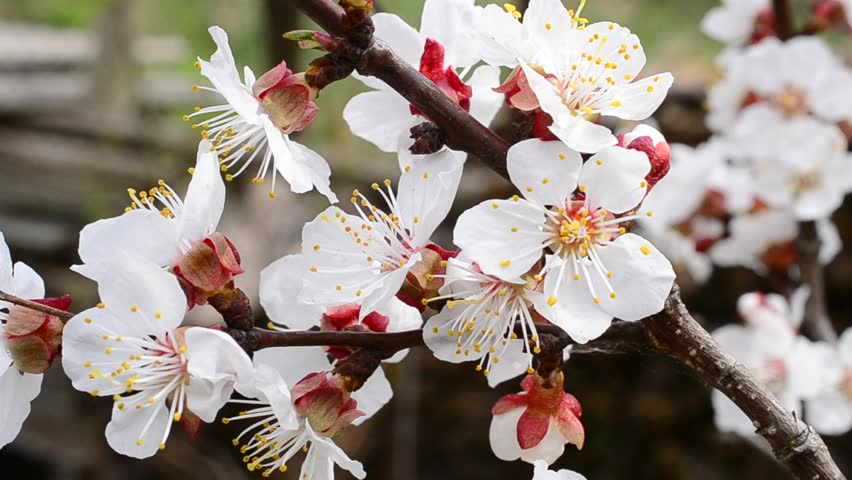
#> input picture train/apricot_tree/1 (1).jpg, 852 x 480 px; its folder holds only this picture in this run; the run also reads 1 picture not shown here
$ jupyter execute --allow-errors recognizer.ipynb   (shell and % lines are left out)   (Python 2 division)
#> lines starting #> are read from the running program, lines starting #| are printed output that depends on the picture
<h1>Lab 6 - Image Recognition</h1>
<strong>By Ryan West, 2018-04-11</strong>

This project probably took me around 30-40 hours to complete. The writeup part took me around 4-5 hours to do since I wrote my own code for PR curves and MAP. Although the hardest part was writing all the code to build the recognition engine, the part that took the majority of the time was refining the input variables to get good results from the recognizer. Tweaking the parameters I was able to achieve over 50% accuracy at times when discriminating between 20 categories.

<h4>Notes:</h4>
<ul>
    <li> My program assumes that images of category "CATEGORY" are in the folder "./train/CATEGORY", where '.' is the directory containing this jupyter notebook.</li>
    <li> As you scan through this jupyter notebook, you will notice that I have written comments above different cells explaining what you can do with them and when to run them.</li>
</ul>

For my recognition, I used the Caltech dataset using the following classes:
<ul>
    <li>metronome</li>
    <li>menorah</li>
    <li>sunflower</li>
    <li>strawberry</li>
    <li>snoopy</li>
    <li>brain</li>
    <li>buddha</li>
    <li>soccer_ball</li>
    <li>grand_piano</li>
    <li>revolver</li>
    <li>yin_yang</li>
    <li>stop_sign</li>
    <li>pyramid</li>
    <li>nautilus</li>
    <li>scissors</li>
    <li>schooner</li>
    <li>ceiling_fan</li>
    <li>laptop</li>
    <li>inline_skate</li>
    <li>dollar_bill</li>
</ul>

<h2>Description of Feature/Image Representation</h2>
<p>In order to feed images into my SVMs for training and recognition, I have to represent them in a different form. I'll describe my process of deriving this representation for each image. First, I use opencv to find SIFT descriptors in every image. I take a sample of all these SIFT descriptors and perform K-Means on them in 128-dimensional space. The descriptors are then partitioned into 125 regions which become our vocabulary to represent images. </p>
<p> Next, for each image I find all of its SIFT descriptors. I use a nearest-neighbor algorithm with our previously generated vocabulary to find which word each SIFT descriptor is closest to. After accumulating a list of words for each image, I form a histogram of the counts of each word in the image. This histogram of words is the image representation that I feed into my SVMs </p>
<h4>What size vocabulary produces the best classification accuracy?</h4>
<p> I ran trials with varying vocabulary sizes to determine the most effective size. The most effective vocabulary size was the size that consistently produced the highest % accuracy using the code in "Extensive Testing". Below I include a graph showing the accuracy for different vocabulary sizes.</p>
<p><strong>The optimal vocabulary size is 125</strong></p>
<ul>
    <li>v: 50,  37.5%</li>
    <li>v: 50,  40.0%</li>
    <li>v: 50,  40.8%</li>
    <li>v: 75,  53.3%</li>
    <li>v: 75,  50.0%</li>
    <li>v: 75,  46.7%</li>
    <li>v: 100, 51.7%</li>
    <li>v: 100, 46.7%</li>
    <li>v: 100, 54.2%</li>
    <li>v: 125, 55.0%</li>
    <li>v: 125, 53.3%</li>
    <li>v: 125, 50.8%</li>
    <li>v: 150, 47.5%</li>
    <li>v: 150, 45.0%</li>
    <li>v: 150, 43.3%</li>
    <li>v: 150, 50.0%</li>
    <li>v: 175, 32.5%</li>
    <li>v: 175, 30.8%</li>
    <li>v: 175, 32.0%</li>
    <li>v: 200, 27.8%</li>
    <li>v: 200, 19.2%</li>
    <li>v: 200, 27.2%</li>
    <li>v: 200, 29.2%</li>
    <li>v: 200, 44.2%</li>
</ul>

[cell 1]
import matplotlib.pyplot as plt
import matplotlib

vocab_size_results = [
    (50, .375),
    (50, .400),
    (50, .408),
    (75, .533),
    (75, .500),
    (75, .467),
    (100, .517),
    (100, .475),
    (100, .542),
    (125, .550),
    (125, .533),
    (125, .508),
    (150, .475),
    (150, .450),
    (150, .500),
    (150, .433),
    (175, .325),
    (175, .308),
    (175, .320),
    (200, .278),
    (200, .192),
    (200, .272),
    (200, .292),
    (200, .442)
    ]
x, y = zip(*vocab_size_results)
plt.plot(x,y, 'ro')
plt.show()
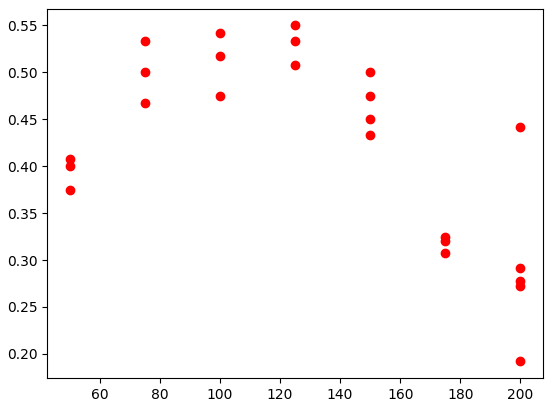
#> figure drawn by matplotlib, 1 panel

<h2>Classification Approach</h2>
<p> In order to classify test images into different categories, I used the sklearn.svm Support Vector Machine. I created an instance of an SVM for each category I would recognize. Each SVM would be trained on the vocabulary histograms for the set of images that belong to the category and histograms for a set of all the other images that do not belong to the category.</p>
<p>When trying to recognize which category a test image belongs to, I run each SVM on the image's histogram. The category for which its SVM returns the highest confidence that it belongs is returned as the category to which the image belongs.</p>

<h2>Beginning of code</h2>
<p>In order to see the output from my code, it is sufficient to simply run all the cells in the jupyter notebook. The first 4 code cells only need to be run once. They declare my classes and methods and then the last of the 4 cells initializes and trains my Recognizer. The cells following these 4 are for testing, you can rerun them to quickly test other images or to perform a batch test which runs with a bunch of test images from every category.</p>

[cell 2]
import cv2
import numpy as np
import os
import glob
import time
from scipy import spatial
from sklearn import svm
from sklearn.cluster import KMeans
from collections import Counter

np.set_printoptions(suppress=True)
matplotlib.rcParams['figure.figsize'] = (4,4)

def plot2d(image, title="", max=None, min=0, cmap="gray"):
    plt.title(title)
    if max == None:
        plt.imshow(image, cmap=cmap, interpolation="none")
    else:
        plt.imshow(image, cmap=cmap, interpolation="none", vmin = min, vmax = max)
    plt.show()

[cell 3]
class Recognizer:
    def __init__(self, categories_images, samples_per_image_count, vocab_size, max_images_per_category=25,  verbose=False):
        self.SIFT_DIM = 128
        self.sift = cv2.xfeatures2d.SIFT_create()
        self.samples_per_image_count = samples_per_image_count
        self.vocab_size = vocab_size
        self.max_images_per_category = max_images_per_category
        self.verbose = verbose

        categories_image = self.__limit_images_in_category(categories_images)

        vocab_images = []
        for catgry_img in categories_images:
            vocab_images.extend(catgry_img[1])

        self.vocab = self.__build_vocab(vocab_images)
        self.__alert("building vocab KD Tree...")
# I build a KDTree with the vocabulary words here
# in order to quickly find which vocabulary word is closest for a feature
        self.vocab_kd_tree = spatial.KDTree(self.vocab)

        start_time = time.time()
        self.categories_bags = self.__get_categories_bags(categories_images)
        elapsed = time.time() - start_time
        self.__alert("creating bags for all training images took " + str(elapsed) + " seconds")

        self.train(self.categories_bags)

    def __limit_images_in_category(self, categories_images):
        cat_imgs = []
        for i in range(len(categories_images)):
            if len(categories_images[i][1]) > self.max_images_per_category:
                new_cat_imgs = (categories_images[i][0], categories_images[i][1][:self.max_images_per_category])
                cat_imgs.append(new_cat_imgs)

        return cat_imgs


    def __sample_descriptors(self, descriptor_list):
        M = self.samples_per_image_count * len(descriptor_list)
        descriptors_matrix = np.zeros((M, self.SIFT_DIM))

        # Enumerate all images
        for i, img_descs in enumerate(descriptor_list):
            # Select a sample of descriptors from an image
            selections = np.random.permutation(len(img_descs))[0:self.samples_per_image_count]
            img_samples = ([img_descs[x] for x in selections])
            # Add the samples to the descriptors matrix
            for j, sample in enumerate(img_samples):
                descriptors_matrix[i * self.samples_per_image_count + j,:] = sample[:]
        return descriptors_matrix

    def __build_vocab(self, images):
        self.__alert("building vocab...")
        descriptor_list = self.__find_features(images)
        self.__alert("sampling descriptors...")
        descriptors_matrix  = self.__sample_descriptors(descriptor_list)

# Here I am clustering with KMeans to form a vocabulary using
# a sample of the SIFT descriptors from each training image
        self.__alert("clustering with K Means.\nThis may take a while...")
        start_time = time.time()
        k_means = KMeans(n_clusters=self.vocab_size)
        k_means.fit(descriptors_matrix)
        vocab  = k_means.cluster_centers_

        elapsed = time.time() - start_time
        self.__alert("K means took " + str(elapsed) + " seconds")
        return vocab

    def __find_words_in_vocab(self, descriptors):
        words_list = []

        descriptor_sample_size = min(self.samples_per_image_count * 3, len(descriptors))
        for descriptor in descriptors[:descriptor_sample_size]:

            word = self.vocab[self.vocab_kd_tree.query(descriptor,1)[1]]
            words_list.append(word)
        return words_list

    def __find_features(self, images):
        descs = []
        self.__alert("finding features...")
        for image in images:
            _, descriptors = self.sift.detectAndCompute(image, None)
            descs.append(descriptors)

        return descs

    def __get_categories_bags(self, categories_images):
        self.__alert("finding bags of words for all training images...")
        categories_bags = []
        for category, images in categories_images:
            bags_of_words = []
            self.__alert("finding bags for " + category)
            for image in images:
                bag_of_words = self.__build_bag_of_words(image)
                bags_of_words.append(bag_of_words)
            categories_bags.append( (category, bags_of_words) )
        return categories_bags


    def __build_training_matrices(self, positive_bags, negative_bags):
        M = len(positive_bags) + len(negative_bags)
        train_matrix = np.zeros((M, self.vocab_size))
        label_matrix = np.zeros((M))

        for i, positive_bag in enumerate(positive_bags):
            train_matrix[i,:] = positive_bag
            label_matrix[i] = 1

        for i, negative_bag in enumerate(negative_bags):
            train_matrix[i + len(positive_bags),:] = negative_bag
            label_matrix[i + len(positive_bags)] = -1

        return train_matrix, label_matrix

    def __build_negative_bags(self, categories_bags, category):
        negative_categories = filter(lambda cat_bag: cat_bag[0] != category, categories_bags)
        negative_bags = []
        for neg_cat in negative_categories:
            negative_bags.extend(neg_cat[1])
        return negative_bags


    def train(self, categories_bags):
        self.__alert("training...")
        self.svms = []
        for category, positive_bags in categories_bags:
            self.__alert("building positive bags for " + category)
            positive_bags2 = []
            for positive_bag in positive_bags:
                positive_bags2.append( positive_bag)
            positive_bags = positive_bags2

            self.__alert("building negative bags for " + category)
            negative_bags = self.__build_negative_bags(categories_bags, category)
            self.__alert("building training matrices for " + category)
            train_matrix, label_matrix = self.__build_training_matrices(positive_bags, negative_bags)

# Here I train my SVM for classification of each category.
# Each SVM is trained on data within the category and
# data outside the category
            self.__alert("training " + category + " svm...")
            svm_model = svm.SVC(probability=True)
            svm_model.fit(train_matrix, label_matrix)
            self.svms.append( (category, svm_model) )
        self.__alert("training completed!")

    def __alert(self, msg):
        if self.verbose:
            print msg

# This method performs vector quantization. I am finding SIFT
# descriptors in the image and then finding which words those
# descriptors come from. Then I count each of the words and
# build a histogram from them.
    def __build_bag_of_words(self, image):
        kp, desc = self.sift.detectAndCompute(image, None)
        words = self.__find_words_in_vocab(desc)
        word_tuples = map(lambda w: tuple(w), words)
        word_counts = dict(Counter(word_tuples))
        counts = map(lambda wc: word_counts[wc], word_counts)
        for word in map(lambda w: tuple(w), self.vocab):
            if word not in word_counts:
                word_counts[word] = 0
        total = float(sum(word_counts.values()))
        proportional_word_counts = map(lambda wc: ( wc, word_counts[wc] / total), word_counts)
        bag = sorted(proportional_word_counts, key=lambda pwc: pwc[0])
        bag = map(lambda b: b[1], bag)
        return bag

    def recognize(self, image, output_stats=False):
        self.__alert("recognizing image...")
        bag_of_words = self.__build_bag_of_words(image)
        input = [bag_of_words]
        best_category = None
        best_proximity = 0
        stats = []
        for category, svm_model in self.svms:
            # This code right here uses my SVM to determine which
            # category the input image belongs to.
            # I test the probability of belonging to each category
            # given by each SVM and then return the category for the
            # SVM which gives the highest probability.
            svm_probability = svm_model.predict_proba(input)[0][1]
            if svm_probability > best_proximity:
                best_proximity = svm_probability
                best_category = category
            stats.append( (category, svm_probability) )

        if output_stats:
            return best_category, stats
        else:
            return best_category

<h2>Support Methods</h2>
<p>This cell includes methods that are not part of the image recognition engine but are methods that facilitate loading images/categories and running tests on the images.</p>

[cell 4]
def load_images(path):
    image_paths = glob.glob(path)
    images = []
    for image_path in image_paths:
        images.append(cv2.imread(image_path))
#         images.append(cv2.imread(image_path, cv2.IMREAD_GRAYSCALE ))
    return images

def load_categories(category_names):
    categories = []
    for name in category_names:
        imgs = load_images("./train/" + name + "/*")
        if len(imgs) == 0:
            raise Exception("bad category name: " + name)
            sys.exit(0)
        categories.append( (name, imgs ) )
    return categories

class bcolors:
    HEADER = '\033[95m'
    OKBLUE = '\033[94m'
    OKGREEN = '\033[92m'
    WARNING = '\033[93m'
    FAIL = '\033[91m'
    ENDC = '\033[0m'
    BOLD = '\033[1m'
    UNDERLINE = '\033[4m'

# This method runs a test using our recognizer to determine
# whether an image belongs to the correct_category.
# Probabilities for each category are displayed
def test_image(image, correct_category):
    is_correct = False
    output_img = np.copy(image)
    recognized_category, stats = recognizer.recognize(output_img, output_stats=True)

    color = (0,0,255)
    if recognized_category == correct_category:
        is_correct = True
        color = (0, 255, 0)

    confidence = max(map(lambda s: s[1], stats))
    confidence = '{:.1%}'.format(confidence)

    cv2.putText(output_img, recognized_category, (5,30), cv2.FONT_HERSHEY_PLAIN, 1.5, color, 3)
    cv2.putText(output_img, str(confidence), (5,60), cv2.FONT_HERSHEY_PLAIN, 1.5, color, 3)
    output_img = cv2.cvtColor(output_img, cv2.COLOR_BGR2RGB)
    plot2d(output_img, confidence)

    for stat in stats:
        color = bcolors.ENDC
        if stat[0] == recognized_category:
            if recognized_category == correct_category:
                color = bcolors.OKGREEN
            else:
                color = bcolors.FAIL
        print color,'{:<15}{:>6.1%}'.format(stat[0], stat[1])
    return is_correct, output_img

# Runs test_image for a bunch of sample data from all of the
# categories that are specified.
def test_recognition(categories, test_samples_per_category):
    correct_matches = 0
    total_tests = len(categories) * test_samples_per_category
    results_imgs = []
    for category, imgs in categories:
        print bcolors.BOLD, '{:-^40}'.format("Category " + category), bcolors.ENDC
        for i in range(test_samples_per_category):
            is_correct, output_img = test_image(imgs[len(imgs) - i - 1], category)
            results_imgs.append(output_img)
            if is_correct:
                correct_matches += 1

    print "\n\n\n\n"
    print "accuracy: ", correct_matches, " of ", total_tests
    percent_accuracy = correct_matches / float(total_tests)
    print '{:.1%}'.format(percent_accuracy)
    return results_imgs

<h2>Initializing and Training the Recognizer</h2>
<p>Run the cell below to initialize the Image recognizer. Once it is trained, you can run another cell to test recognition on different inputs. Remember, running the Recognizer initialization/training will take a very long time!</p>

<p>My program assumes that images of category "CATEGORY" are in the folder "./train/CATEGORY", where train is in the same directory as this jupyter notebook.</p>

[cell 5]
category_names = [
    "apricot_tree", "popcorn", "revolver"]
#          "metronome",   "menorah",      "sunflower",    "strawberry",   "snoopy",
#          "brain",       "buddha",       "soccer_ball",  "grand_piano",  "revolver",
#          "yin_yang",    "stop_sign",    "pyramid",      "nautilus",     "scissors",
#          "schooner",    "ceiling_fan",   "laptop",       "inline_skate", "dollar_bill"]

print "loading image files..."
categories = load_categories(category_names)
#> in load_categories, `imgs = load_images("./train/" + name + "/*")`: imgs = 1 item
#> categories = 3 items

recognizer = Recognizer(
        categories_images=categories,
        samples_per_image_count=80,
        vocab_size=125, max_images_per_category=15,
        verbose=True)
#> the loop in __limit_images_in_category, `for i in range(len(categories_images)):` made 3 passes
#> after the loop in __limit_images_in_category, `for i in range(len(categories_images)):`: cat_imgs = []
#> the loop in __init__, `for catgry_img in categories_images:` made 3 passes
#> after the loop in __init__, `for catgry_img in categories_images:`: vocab_images = 3 items
#> the loop in __find_features, `for image in images:` made 3 passes
#> in __sample_descriptors, `M = self.samples_per_image_count * len(descriptor_list)`: M = 240
#> the loop in __sample_descriptors, `for i, img_descs in enumerate(descriptor_list):` made 3 passes
#> in __init__, `self.vocab = self.__build_vocab(vocab_images)`:
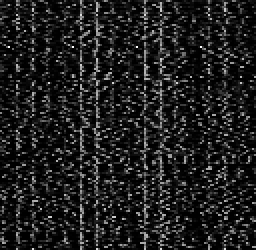
#> self.vocab: shape (125, 128) float64 (shown 2 times larger); min -3.55e-15, max 209, mean 25.2; drawn with min black and max white
#> the loop in __get_categories_bags, `for category, images in categories_images:` made 3 passes
#> category on passes 1 to 3: 'apricot_tree', 'popcorn', 'revolver'
#> (printed output is left out)
#> (the rest of the program and of its run is left out)
